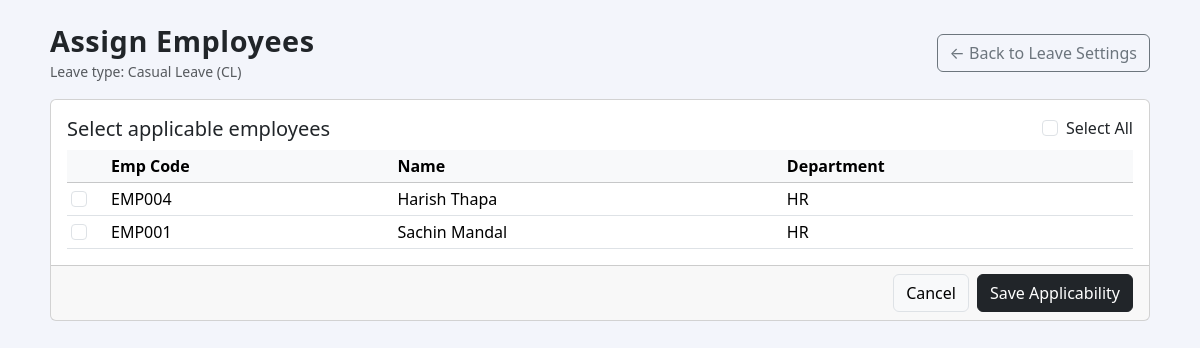
The page /admin/leave_assign.php?leave_id=1 on the database its author committed.
### tables this page shows
CREATE TABLE `leave_types` (
  `id` int(11) NOT NULL,
  `code` varchar(50) NOT NULL,
  `name` varchar(100) NOT NULL,
  `yearly_quota` int(11) NOT NULL DEFAULT 0,
  `monthly_limit` int(11) DEFAULT NULL,
  `color_hex` varchar(20) DEFAULT '#111827',
  `unused_action` varchar(20) NOT NULL DEFAULT 'lapse',
  `applicability` varchar(255) DEFAULT NULL,
  `is_active` tinyint(1) NOT NULL DEFAULT 1,
  `created_at` timestamp NOT NULL DEFAULT current_timestamp(),
  `updated_at` timestamp NULL DEFAULT NULL
);

CREATE TABLE `employees` (
  `id` int(11) NOT NULL,
  `emp_code` varchar(20) NOT NULL,
  `name` varchar(100) NOT NULL,
  `mobile` varchar(20) DEFAULT NULL,
  `email` varchar(100) DEFAULT NULL,
  `dob` date DEFAULT NULL,
  `department_id` int(11) DEFAULT NULL,
  `designation_id` int(11) DEFAULT NULL,
  `shift_id` int(11) DEFAULT NULL,
  `default_working_from` varchar(50) DEFAULT 'office',
  `weekoff_days` varchar(100) DEFAULT NULL,
  `joining_date` date DEFAULT NULL,
  `updated_at` timestamp NULL DEFAULT NULL,
  `device_id` varchar(100) DEFAULT NULL,
  `status` tinyint(1) DEFAULT 1,
  `created_at` timestamp NOT NULL DEFAULT current_timestamp()
);

### admin/leave_assign.php (the view, shortened to what this page needs)
<?php
include 'db.php';
$leaveId = isset($_GET['leave_id']) ? (int)$_GET['leave_id'] : 0;
$resLeave = $con->query("SELECT * FROM leave_types WHERE id = " . $leaveId . " LIMIT 1");
$leaveType = $resLeave->fetch_assoc();
$empRes = $con->query("SELECT id, emp_code, name, department_id FROM employees ORDER BY name ASC");
$deptMap = [];
$deptRes = $con->query("SELECT id, department_name FROM departments");
if ($deptRes) {
		while ($d = $deptRes->fetch_assoc()) {
				$deptMap[$d['id']] = $d['department_name'];
		}
}
$assigned = [];
?>
<!DOCTYPE html>
<html lang="en">
<head>
	<link href="https://cdn.jsdelivr.net/npm/bootstrap@5.3.3/dist/css/bootstrap.min.css" rel="stylesheet">
</head>
<body>
<div class="container py-4 d-flex justify-content-center">
	<div class="page-wrapper w-100">
		<div class="d-flex justify-content-between align-items-center mb-3">
			<div>
				<h1 class="section-title mb-0">Assign Employees</h1>
				<small class="text-muted">Leave type: <?php echo htmlspecialchars($leaveType['name']); ?> (<?php echo htmlspecialchars($leaveType['code']); ?>)</small>
			</div>
			<a href="leave_settings.php" class="btn btn-outline-secondary">← Back to Leave Settings</a>
		</div>
		<form method="POST">
			<div class="card">
				<div class="card-body">
					<div class="d-flex justify-content-between align-items-center mb-2">
						<h5 class="mb-0">Select applicable employees</h5>
						<div class="form-check">
							<input class="form-check-input" type="checkbox" id="checkAll">
							<label class="form-check-label" for="checkAll">Select All</label>
						</div>
					</div>
					<div class="table-responsive" style="max-height: 480px; overflow-y: auto;">
						<table class="table table-sm align-middle mb-0">
							<thead class="table-light">
								<tr>
									<th style="width:40px;"></th>
									<th>Emp Code</th>
									<th>Name</th>
									<th>Department</th>
								</tr>
							</thead>
							<tbody>
							<?php if ($empRes && $empRes->num_rows > 0): ?>
								<?php while ($e = $empRes->fetch_assoc()):
									$isChecked = in_array((int)$e['id'], $assigned, true);
									$deptName = $deptMap[$e['department_id']] ?? '-';
								?>
									<tr>
										<td>
											<input type="checkbox" class="form-check-input emp-check" name="employee_ids[]" value="<?php echo (int)$e['id']; ?>" <?php echo $isChecked ? 'checked' : ''; ?>>
										</td>
										<td><?php echo htmlspecialchars($e['emp_code']); ?></td>
										<td><?php echo htmlspecialchars($e['name']); ?></td>
										<td><?php echo htmlspecialchars($deptName); ?></td>
									</tr>
								<?php endwhile; ?>
							<?php else: ?>
								<tr>
									<td colspan="4" class="text-muted">No employees found.</td>
								</tr>
							<?php endif; ?>
							</tbody>
						</table>
					</div>
				</div>
				<div class="card-footer d-flex justify-content-end gap-2">
					<a href="leave_settings.php" class="btn btn-light border">Cancel</a>
					<button type="submit" class="btn btn-dark">Save Applicability</button>
				</div>
			</div>
		</form>
	</div>
</div>
</body>
</html>

### admin/leave_assign.php (style rules this page uses)
body { background: #f3f5fb; font-family: system-ui, -apple-system, BlinkMacSystemFont, "Segoe UI", sans-serif; }
.page-wrapper { max-width: 1100px; }
.section-title { font-size: 1.8rem; font-weight: 700; letter-spacing: 0.02em; }

### rows shown on the page
leave_types: name "Casual Leave", code "CL"
employees: emp_code "EMP004", name "Harish Thapa", department "HR"
employees: emp_code "EMP001", name "Sachin Mandal", department "HR"
